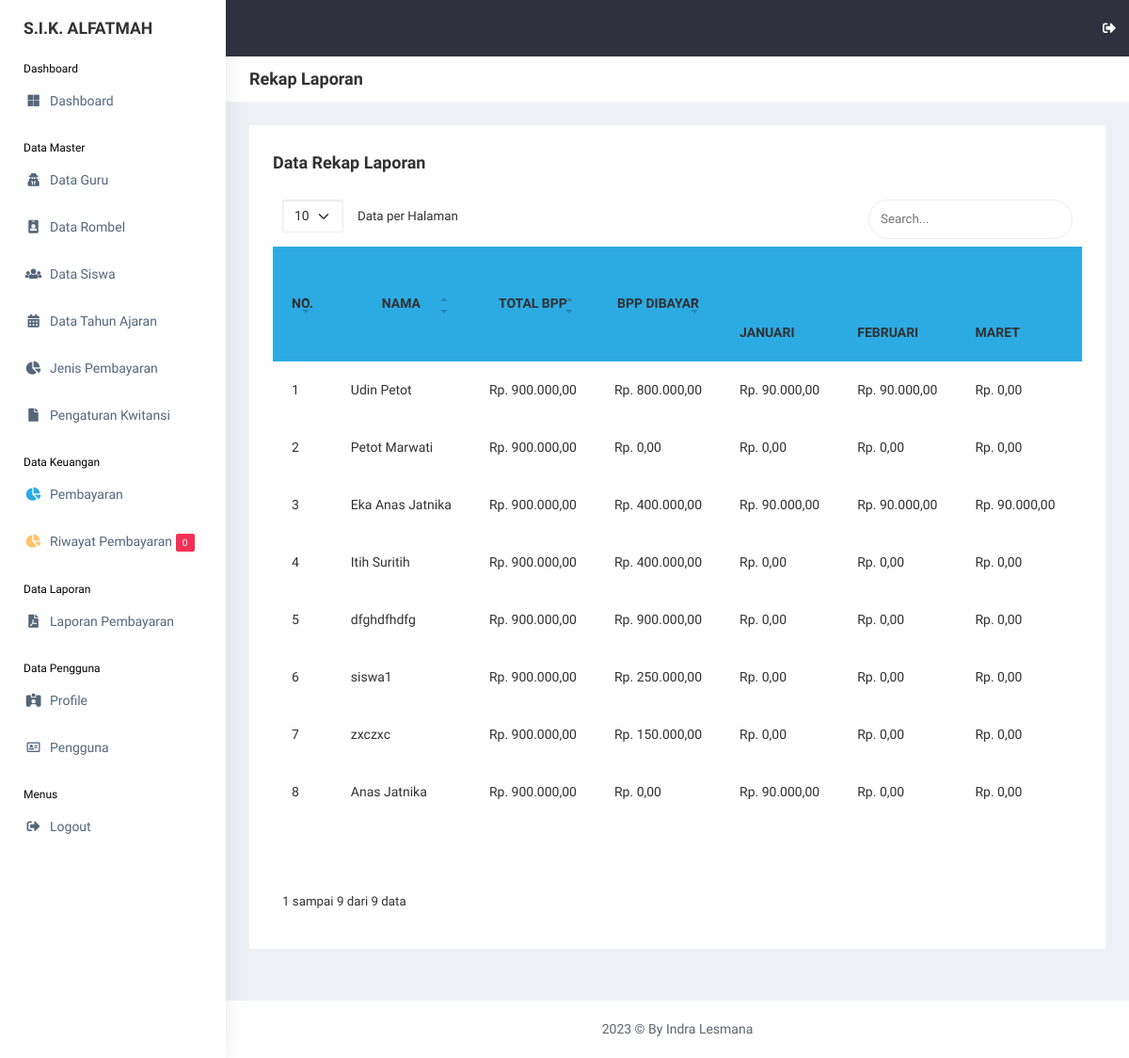
Before: /view_laporan/laporan_3.php (signed in) with the older database file.
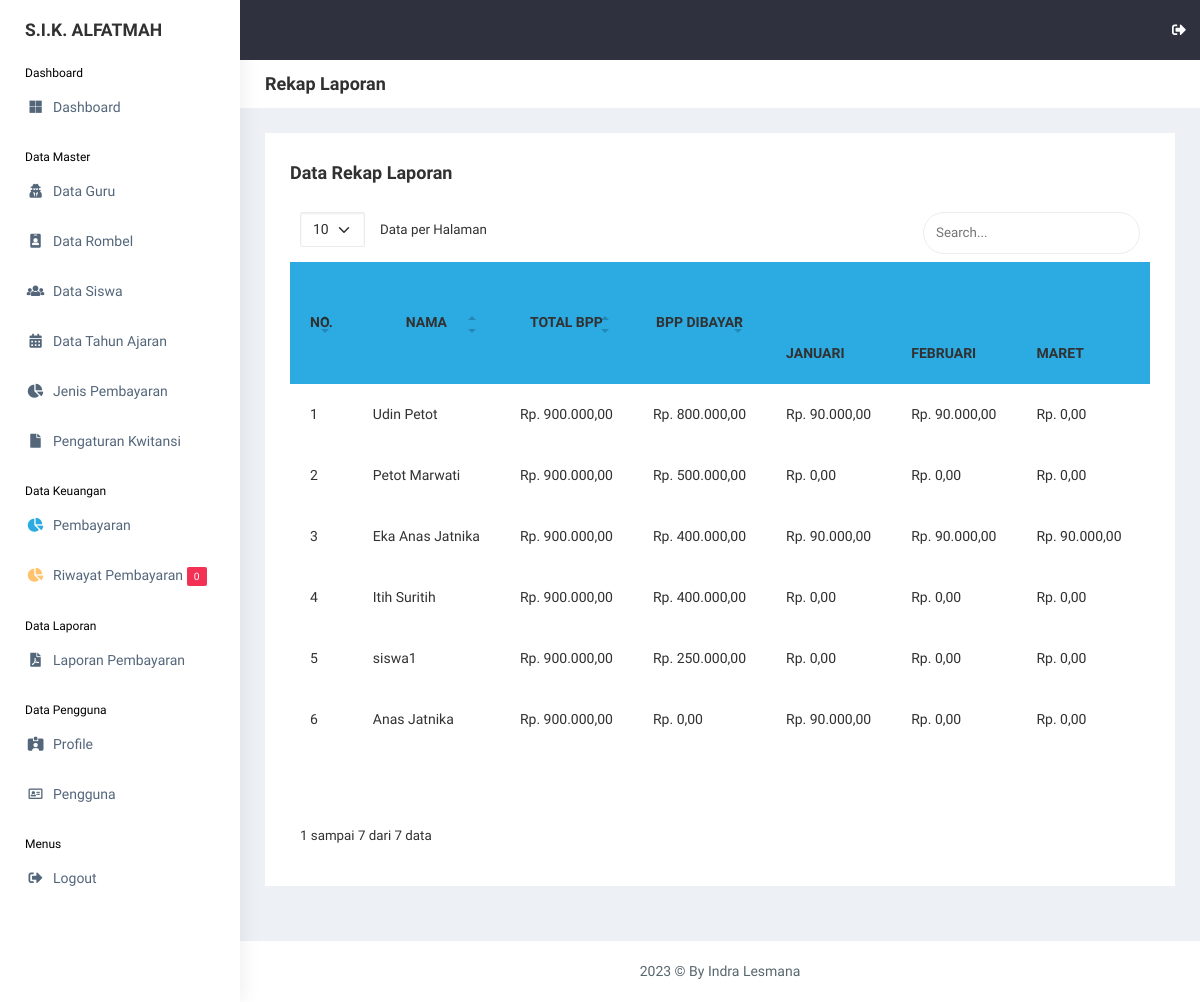
After: the same page with the newer database file.
### tables this page shows
CREATE TABLE `siswa` (
  `id_siswa` int(11) NOT NULL,
  `nis` int(11) NOT NULL,
  `nisn` int(11) NOT NULL,
  `nama_siswa` varchar(255) NOT NULL,
  `id_rombel` int(11) NOT NULL,
  `jk` varchar(20) NOT NULL,
  `alamat` text NOT NULL,
  `phone` varchar(20) NOT NULL,
  `username` varchar(255) NOT NULL,
  `password` varchar(255) NOT NULL,
  `gambar` varchar(255) NOT NULL,
  `id_tahun_ajaran` int(11) NOT NULL,
  `date_created` date NOT NULL,
  `is_active` int(11) NOT NULL
);

CREATE TABLE `jenis_pembayaran` (
  `id_jenis_pembayaran` int(11) NOT NULL,
  `jenis_pembayaran` varchar(255) NOT NULL,
  `nominal` int(11) NOT NULL,
  `deskripsi` text NOT NULL
);

### functions.php (called while the page is built, shortened)
<?php
$conn = mysqli_connect("localhost", "root", "", "db_sika");
function query($query)
{
    global $conn;
    $result = mysqli_query($conn, $query);
    $rows = [];
    while ($row = mysqli_fetch_assoc($result)) {
        $rows[] = $row;
    }
    return $rows;
}

### view_laporan/laporan_3.php (the view, shortened to what the changed rows need)
<?php
include "../templates/header.php";
$siswa = query("
    SELECT * FROM siswa
    INNER JOIN rombel ON rombel.id_rombel = siswa.id_rombel
    INNER JOIN tahun_ajaran ON tahun_ajaran.id_tahun_ajaran = siswa.id_tahun_ajaran
    INNER JOIN guru ON guru.id_guru = rombel.id_guru
    ORDER BY siswa.id_tahun_ajaran ASC, rombel.rombel ASC
");
$bpp_nominal = query("SELECT * FROM jenis_pembayaran WHERE id_jenis_pembayaran = 1")[0];
?>
<div class="container-fluid">
    <div class="row">
        <div class="col-md-12 col-lg-12 col-sm-12">
            <div class="white-box">
                <div class="d-md-flex mb-3">
                    <h3 class="col-12 col-md-6 box-title mb-0">Data Rekap Laporan</h3>
                </div>
                <div class="table-responsive">
                    <table class="no-wrap" id="data-table" cellpadding="20" cellspacing="0">
                        <thead class="bg-info">
                            <tr>
                                <th style="text-align:center; vertical-align:middle;" rowspan="2">NO.</th>
                                <th style="text-align:center; vertical-align:middle;" rowspan="2">NAMA</th>
                                <th style="text-align:center; vertical-align:middle;" rowspan="2">TOTAL BPP</th>
                                <th style="text-align:center; vertical-align:middle;" rowspan="2">BPP DIBAYAR</th>
                                <th style="text-align:center; vertical-align:middle;" colspan="12">PEMBAYARAN BBP</th>
                            </tr>
                            <tr>
                                <?php
                                $bulanIndo = array(
                                    1 => "JANUARI",
                                    2 => "FEBRUARI",
                                    3 => "MARET",
                                    4 => "APRIL",
                                    5 => "MEI",
                                    6 => "JUNI",
                                    7 => "JULI",
                                    8 => "AGUSTUS",
                                    9 => "SEPTEMBER",
                                    10 => "OKTOBER",
                                    11 => "NOVEMBER",
                                    12 => "DESEMBER"
                                );
                                for ($j = 1; $j <= 12; $j++):
                                    ?>
                                    <th>
                                        <?= $bulanIndo[$j]; ?>
                                    </th>
                                <?php endfor; ?>
                            </tr>
                        </thead>
                        <tbody>
                            <?php $i = 1; ?>
                            <?php foreach ($siswa as $s):
                                $bpp_dibayar = query("
                                    SELECT SUM(nominal_pembayaran) AS amount FROM pembayaran WHERE id_jenis_pembayaran = 1 AND id_siswa = {$s['id_siswa']}
                                ")[0];
                                $bbp_dibayar = query("
                                    SELECT SUM(nominal_pembayaran) AS amount FROM pembayaran WHERE id_jenis_pembayaran = 2 AND id_siswa = {$s['id_siswa']}
                                ")[0];
                                ?>
                                <tr>
                                    <td>
                                        <?= $i; ?>
                                    </td>
                                    <td class="txt-oflo">
                                        <?= $s["nama_siswa"]; ?>
                                    </td>
                                    <td class="txt-oflo">Rp.
                                        <?= number_format($bpp_nominal["nominal"], 2, ',', '.'); ?>
                                    </td>
                                    <td class="txt-oflo">Rp.
                                        <?= number_format($bpp_dibayar["amount"], 2, ',', '.'); ?>
                                    </td>
                                    <?php
                                    $rekap_bbp = query("
                                                    SELECT * FROM pembayaran
                                                    WHERE id_jenis_pembayaran = 2 AND id_siswa = {$s['id_siswa']}
                                                ");
                                    $rekap_bbp_arr = array_fill(1, 12, 0);
                                    foreach ($rekap_bbp as $rekap) {
                                        $bulan = $rekap['bbp_bulan'];
                                        $nominal = $rekap['nominal_pembayaran'];
                                        $rekap_bbp_arr[$bulan] = $nominal;
                                    }
                                    ?>
                                    <?php for ($j = 1; $j <= 12; $j++): ?>
                                        <?php
                                        $nominalBulan = isset($rekap_bbp_arr[$j]) ? $rekap_bbp_arr[$j] : 0;
                                        ?>
                                        <td class="txt-oflo">
                                            Rp.
                                            <?= number_format($nominalBulan, 2, ',', '.'); ?>
                                        </td>
                                    <?php endfor; ?>
                                </tr>
                                <?php $i++; ?>
                            <?php endforeach; ?>
                        </tbody>
                    </table>
                </div>
            </div>
        </div>
    </div>
</div>
<?php
include "../templates/footer.php";
?>

Changed rows visible on the page:
removed siswa: nama_siswa "dfghdfhdfg", $bpp_nominal["nominal"] "900.000,00", amount "900.000,00", nominalBulan "0,00"
removed siswa: nama_siswa "zxczxc", $bpp_nominal["nominal"] "900.000,00", amount "150.000,00", nominalBulan "0,00"
computed for siswa "Petot Marwati": amount "0,00" → "500.000,00"
Other visible differences:
text written by a page script: "Data per Halaman 1 sampai 9 dari 9 data" → "Data per Halaman 1 sampai 7 dari 7 data"
